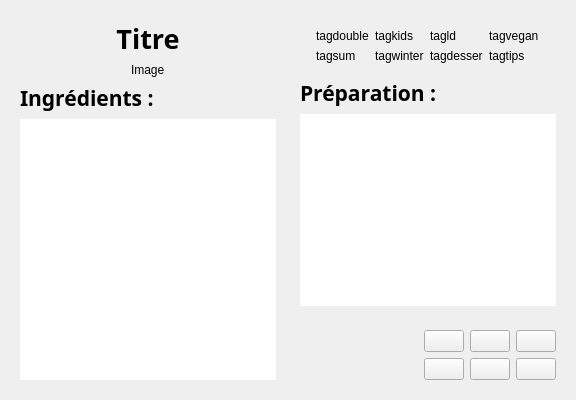
               <widget class="QFrame" name="frame_details">
                <property name="frameShape">
                 <enum>QFrame::NoFrame</enum>
                </property>
                <property name="frameShadow">
                 <enum>QFrame::Raised</enum>
                </property>
                <layout class="QGridLayout" name="gridLayout_20">
                 <item row="0" column="1" rowspan="6">
                  <widget class="QFrame" name="frame_9">
                   <property name="frameShape">
                    <enum>QFrame::NoFrame</enum>
                   </property>
                   <property name="frameShadow">
                    <enum>QFrame::Raised</enum>
                   </property>
                   <layout class="QGridLayout" name="gridLayout_33">
                    <item row="1" column="0">
                     <widget class="QLabel" name="label_6">
                      <property name="font">
                       <font>
                        <family>Poiret One</family>
                        <pointsize>16</pointsize>
                        <weight>75</weight>
                        <italic>false</italic>
                        <bold>true</bold>
                       </font>
                      </property>
                      <property name="text">
                       <string>Préparation :</string>
                      </property>
                     </widget>
                    </item>
                    <item row="0" column="0" alignment="Qt::AlignHCenter">
                     <widget class="QFrame" name="frame_tags">
                      <property name="frameShape">
                       <enum>QFrame::NoFrame</enum>
                      </property>
                      <property name="frameShadow">
                       <enum>QFrame::Raised</enum>
                      </property>
                      <layout class="QGridLayout" name="gridLayout_8">
                       <item row="1" column="0">
                        <widget class="QLabel" name="label_summer">
                         <property name="toolTip">
                          <string>Plat d'été</string>
                         </property>
                         <property name="text">
                          <string>tagsum</string>
                         </property>
                        </widget>
                       </item>
                       <item row="1" column="2">
                        <widget class="QLabel" name="label_dessert_2">
                         <property name="toolTip">
                          <string>Dessert</string>
                         </property>
                         <property name="text">
                          <string>tagdesser</string>
                         </property>
                        </widget>
                       </item>
                       <item row="1" column="1">
                        <widget class="QLabel" name="label_winter">
                         <property name="toolTip">
                          <string>Plat d'hiver</string>
                         </property>
                         <property name="text">
                          <string>tagwinter</string>
                         </property>
                        </widget>
                       </item>
                       <item row="0" column="0">
                        <widget class="QLabel" name="label_double">
                         <property name="toolTip">
                          <string>Peut servir pour 2 repas</string>
                         </property>
                         <property name="text">
                          <string>tagdouble</string>
                         </property>
                        </widget>
                       </item>
                       <item row="1" column="3">
                        <widget class="QLabel" name="label_tips">
                         <property name="toolTip">
                          <string>Préparation</string>
                         </property>
                         <property name="text">
                          <string>tagtips</string>
                         </property>
                        </widget>
                       </item>
                       <item row="0" column="1">
                        <widget class="QLabel" name="label_kids">
                         <property name="toolTip">
                          <string>Les enfants aiment</string>
                         </property>
                         <property name="text">
                          <string>tagkids</string>
                         </property>
                        </widget>
                       </item>
                       <item row="0" column="2">
                        <widget class="QLabel" name="label_lunchdinner">
                         <property name="toolTip">
                          <string>Midi/Soir</string>
                         </property>
                         <property name="text">
                          <string>tagld</string>
                         </property>
                        </widget>
                       </item>
                       <item row="0" column="3">
                        <widget class="QLabel" name="label_vegan">
                         <property name="toolTip">
                          <string>Vegan</string>
                         </property>
                         <property name="text">
                          <string>tagvegan</string>
                         </property>
                        </widget>
                       </item>
                      </layout>
                     </widget>
                    </item>
                    <item row="2" column="0">
                     <widget class="QTextBrowser" name="tE_recette">
                      <property name="frameShape">
                       <enum>QFrame::NoFrame</enum>
                      </property>
                      <property name="readOnly">
                       <bool>true</bool>
                      </property>
                      <property name="html">
                       <string>&lt;!DOCTYPE HTML PUBLIC &quot;-//W3C//DTD HTML 4.0//EN&quot; &quot;http://www.w3.org/TR/REC-html40/strict.dtd&quot;&gt;
&lt;html&gt;&lt;head&gt;&lt;meta name=&quot;qrichtext&quot; content=&quot;1&quot; /&gt;&lt;style type=&quot;text/css&quot;&gt;
p, li { white-space: pre-wrap; }
&lt;/style&gt;&lt;/head&gt;&lt;body style=&quot; font-family:'Poiret One'; font-size:11pt; font-weight:600; font-style:normal;&quot;&gt;
&lt;p align=&quot;justify&quot; style=&quot;-qt-paragraph-type:empty; margin-top:0px; margin-bottom:0px; margin-left:0px; margin-right:0px; -qt-block-indent:0; text-indent:0px; font-family:'Ubuntu'; font-weight:400;&quot;&gt;&lt;br /&gt;&lt;/p&gt;&lt;/body&gt;&lt;/html&gt;</string>
                      </property>
                      <property name="textInteractionFlags">
                       <set>Qt::TextBrowserInteraction</set>
                      </property>
                      <property name="openExternalLinks">
                       <bool>true</bool>
                      </property>
                     </widget>
                    </item>
                   </layout>
                  </widget>
                 </item>
                 <item row="6" column="1">
                  <widget class="QFrame" name="frame_4">
                   <property name="frameShape">
                    <enum>QFrame::NoFrame</enum>
                   </property>
                   <property name="frameShadow">
                    <enum>QFrame::Raised</enum>
                   </property>
                   <layout class="QGridLayout" name="gridLayout_26">
                    <item row="0" column="2" alignment="Qt::AlignLeft">
                     <widget class="QPushButton" name="pB_send_2">
                      <property name="toolTip">
                       <string>Envoyer</string>
                      </property>
                      <property name="text">
                       <string/>
                      </property>
                      <property name="iconSize">
                       <size>
                        <width>50</width>
                        <height>50</height>
                       </size>
                      </property>
                     </widget>
                    </item>
                    <item row="0" column="0">
                     <spacer name="horizontalSpacer_10">
                      <property name="orientation">
                       <enum>Qt::Horizontal</enum>
                      </property>
                      <property name="sizeHint" stdset="0">
                       <size>
                        <width>40</width>
                        <height>20</height>
                       </size>
                      </property>
                     </spacer>
                    </item>
                    <item row="0" column="1" alignment="Qt::AlignLeft">
                     <widget class="QPushButton" name="pB_back">
                      <property name="toolTip">
                       <string>Revenir à la recette précédente</string>
                      </property>
                      <property name="text">
                       <string/>
                      </property>
                      <property name="iconSize">
                       <size>
                        <width>50</width>
                        <height>50</height>
                       </size>
                      </property>
                     </widget>
                    </item>
                    <item row="0" column="3" alignment="Qt::AlignLeft">
                     <widget class="QPushButton" name="pB_print_2">
                      <property name="toolTip">
                       <string>Imprimer</string>
                      </property>
                      <property name="text">
                       <string/>
                      </property>
                      <property name="iconSize">
                       <size>
                        <width>50</width>
                        <height>50</height>
                       </size>
                      </property>
                     </widget>
                    </item>
                    <item row="1" column="1">
                     <widget class="QPushButton" name="pB_delete">
                      <property name="toolTip">
                       <string>Supprimer cette recette</string>
                      </property>
                      <property name="text">
                       <string/>
                      </property>
                      <property name="iconSize">
                       <size>
                        <width>50</width>
                        <height>50</height>
                       </size>
                      </property>
                     </widget>
                    </item>
                    <item row="1" column="2">
                     <widget class="QPushButton" name="pB_modif_2">
                      <property name="toolTip">
                       <string>Modifier cette recette</string>
                      </property>
                      <property name="text">
                       <string/>
                      </property>
                      <property name="iconSize">
                       <size>
                        <width>50</width>
                        <height>50</height>
                       </size>
                      </property>
                      <property name="checkable">
                       <bool>true</bool>
                      </property>
                     </widget>
                    </item>
                    <item row="1" column="3">
                     <widget class="QPushButton" name="pB_new_recipe">
                      <property name="toolTip">
                       <string>Nouvelle recette</string>
                      </property>
                      <property name="text">
                       <string/>
                      </property>
                      <property name="iconSize">
                       <size>
                        <width>50</width>
                        <height>50</height>
                       </size>
                      </property>
                      <property name="checkable">
                       <bool>true</bool>
                      </property>
                     </widget>
                    </item>
                   </layout>
                  </widget>
                 </item>
                 <item row="0" column="0" rowspan="7">
                  <widget class="QFrame" name="frame_6">
                   <property name="frameShape">
                    <enum>QFrame::NoFrame</enum>
                   </property>
                   <property name="frameShadow">
                    <enum>QFrame::Raised</enum>
                   </property>
                   <layout class="QGridLayout" name="gridLayout_32">
                    <item row="2" column="0">
                     <widget class="QLabel" name="label_5">
                      <property name="font">
                       <font>
                        <family>Poiret One</family>
                        <pointsize>16</pointsize>
                        <weight>75</weight>
                        <italic>false</italic>
                        <bold>true</bold>
                       </font>
                      </property>
                      <property name="text">
                       <string>Ingrédients :</string>
                      </property>
                     </widget>
                    </item>
                    <item row="0" column="0">
                     <widget class="QLabel" name="label_titre">
                      <property name="font">
                       <font>
                        <family>Poiret One</family>
                        <pointsize>20</pointsize>
                        <weight>75</weight>
                        <italic>false</italic>
                        <bold>true</bold>
                       </font>
                      </property>
                      <property name="text">
                       <string>Titre</string>
                      </property>
                      <property name="alignment">
                       <set>Qt::AlignCenter</set>
                      </property>
                      <property name="wordWrap">
                       <bool>true</bool>
                      </property>
                      <property name="margin">
                       <number>3</number>
                      </property>
                     </widget>
                    </item>
                    <item row="3" column="0">
                     <widget class="QTextBrowser" name="tE_ingredients">
                      <property name="frameShape">
                       <enum>QFrame::NoFrame</enum>
                      </property>
                      <property name="readOnly">
                       <bool>true</bool>
                      </property>
                      <property name="textInteractionFlags">
                       <set>Qt::TextBrowserInteraction</set>
                      </property>
                      <property name="openExternalLinks">
                       <bool>true</bool>
                      </property>
                     </widget>
                    </item>
                    <item row="1" column="0" alignment="Qt::AlignHCenter">
                     <widget class="QLabel" name="label_image">
                      <property name="text">
                       <string>Image</string>
                      </property>
                     </widget>
                    </item>
                   </layout>
                  </widget>
                 </item>
                </layout>
               </widget>
